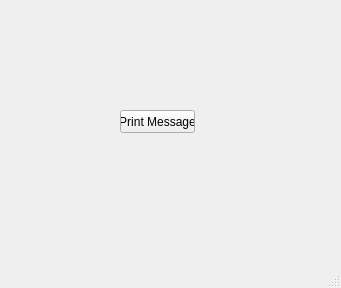
<?xml version="1.0" encoding="UTF-8"?>
<ui version="4.0">
 <class>MainWindow</class>
 <widget class="QMainWindow" name="MainWindow">
  <property name="geometry">
   <rect>
    <x>0</x>
    <y>0</y>
    <width>341</width>
    <height>288</height>
   </rect>
  </property>
  <property name="windowTitle">
   <string>MainWindow</string>
  </property>
  <widget class="QWidget" name="centralwidget">
   <widget class="QPushButton" name="pushButton">
    <property name="geometry">
     <rect>
      <x>120</x>
      <y>110</y>
      <width>75</width>
      <height>23</height>
     </rect>
    </property>
    <property name="text">
     <string>Print Message</string>
    </property>
   </widget>
  </widget>
  <widget class="QMenuBar" name="menubar">
   <property name="geometry">
    <rect>
     <x>0</x>
     <y>0</y>
     <width>341</width>
     <height>22</height>
    </rect>
   </property>
  </widget>
  <widget class="QStatusBar" name="statusbar"/>
 </widget>
 <resources/>
 <connections/>
</ui>
